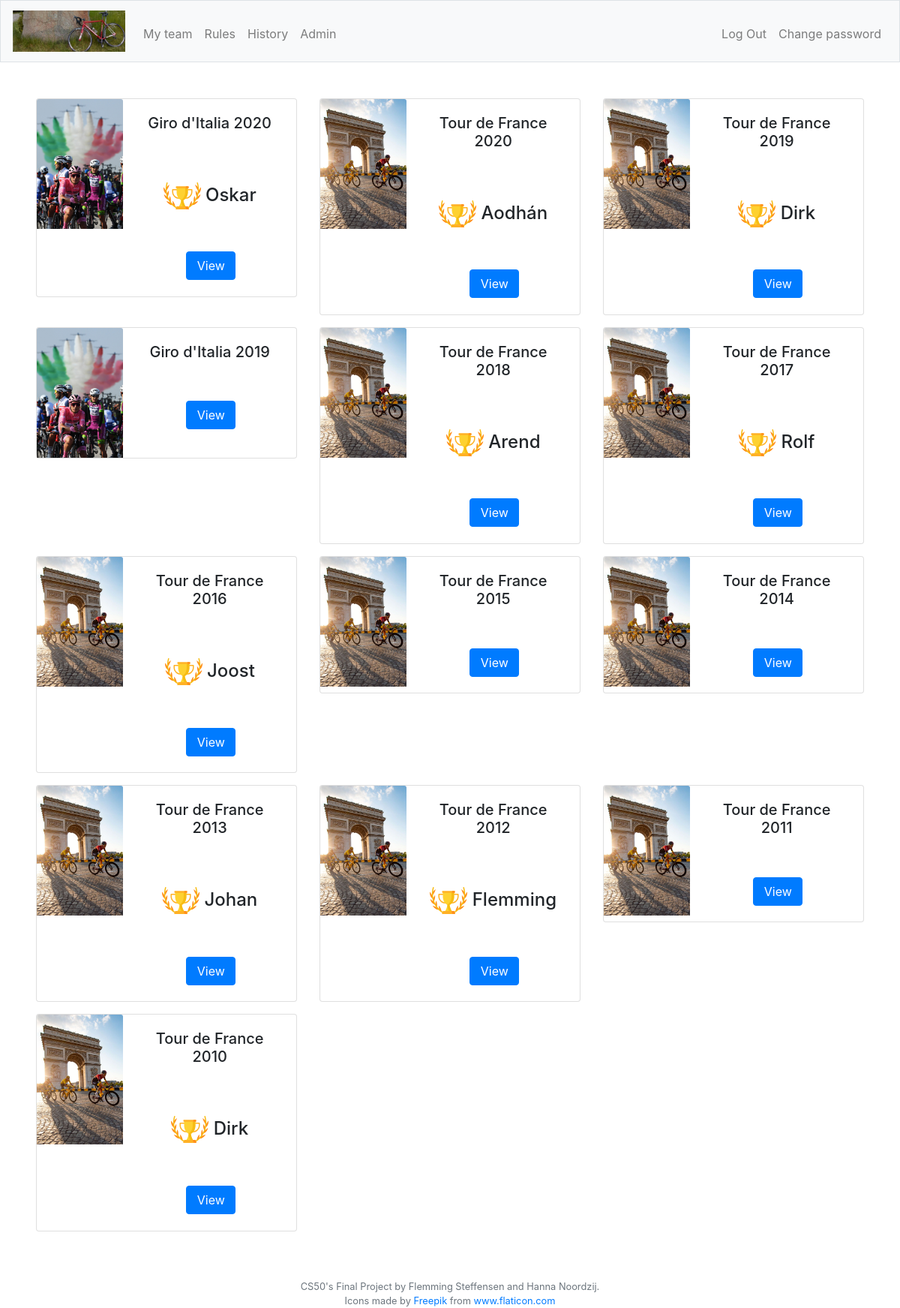
The app's page /history (signed in) with its own data.
### tables this page shows
CREATE TABLE "competitions" (
	"id"	INTEGER NOT NULL UNIQUE,
	"racetype_id"	INTEGER NOT NULL,
	"year"	TEXT NOT NULL,
	"startdate"	TEXT NOT NULL,
	"reg_active"	INTEGER NOT NULL,
	"reg_stop"	TEXT NOT NULL,
	"racedays"	INTEGER NOT NULL,
	"total_price"	INTEGER NOT NULL DEFAULT 0,
	"min_outsider"	INTEGER NOT NULL DEFAULT 0,
	PRIMARY KEY("id" AUTOINCREMENT),
	FOREIGN KEY("racetype_id") REFERENCES "racetypes"("id")
);

CREATE TABLE "medals" (
	"id"	INTEGER NOT NULL UNIQUE,
	"team_id"	INTEGER NOT NULL,
	"medal"	INTEGER NOT NULL,
	"comp_id"	INTEGER NOT NULL,
	PRIMARY KEY("id" AUTOINCREMENT),
	FOREIGN KEY("comp_id") REFERENCES "competitions"("id"),
	FOREIGN KEY("team_id") REFERENCES "team"("id")
);

CREATE TABLE "users" (
	"id"	INTEGER NOT NULL,
	"username"	TEXT NOT NULL,
	"hash"	TEXT NOT NULL,
	"role"	INTEGER NOT NULL DEFAULT 1,
	"approved"	INTEGER NOT NULL DEFAULT 0,
	PRIMARY KEY("id" AUTOINCREMENT)
);

### app.py (the view)
@app.route("/history")
@login_required
def history():
    role = getRole()
    comps = db.execute("SELECT id, racetype_id, year, startdate, reg_stop FROM competitions WHERE reg_active = 'off' ORDER BY startdate DESC")
    winners = db.execute("SELECT m.comp_id, u.username FROM medals m INNER JOIN team t ON m.team_id = t.id INNER JOIN users u ON t.user_id = u.id WHERE m.medal=1")
    print(winners)
    return render_template("history.html", role=role, comps=comps, winners=winners)

### app.py (called while the page is built)
@app.after_request
def after_request(response):
    response.headers["Cache-Control"] = "no-cache, no-store, must-revalidate"
    response.headers["Expires"] = 0
    response.headers["Pragma"] = "no-cache"
    return response

### helpers.py (called while the page is built)
def login_required(f):
    @wraps(f)
    def decorated_function(*args, **kwargs):
        if session.get("user_id") is None:
            return redirect("/login")
        return f(*args, **kwargs)
    return decorated_function

def getRole():
    role = db.execute("SELECT role FROM users WHERE id = :userid", userid=session["user_id"])
    role2 = role[0]["role"]
    return role2

### templates/history.html (shortened to what this page needs)
{% extends "layout.html" %}
{% block adminNav %}
    {% if role == 2 %}
        <li class="nav-item"><a class="nav-link" href="/admin">Admin</a></li>
    {% endif %}
{% endblock %}
{% block main %}
    {% if comps %}
        <div class="row">
            {% for comp in comps %}
                <div class="col-sm-4">
                    <div class="card mb-3 w-100 mx-auto">
                        <div class="row no-gutters">
                            <div class="col-md-4">
                                {% if comp.racetype_id == 1 %}
                                    <img src="static\tour2.jpg" class="card-img-top" alt="Tour de France, https://www.vg.no/sport/sykkel/i/AdW5Rn/derfor-dropper-nordmennene-tour-de-france">
                                {% elif comp.racetype_id == 2 %}
                                    <img src="static\giro2.jpg" class="card-img-top" alt="Giro di Italia, https://www.bora.com/ru/ru/sports-nutrition/story/giro-ditalia-2021/">
                                {% elif comp.racetype_id == 3 %}
                                    <img src="static\vuelta.jpg" class="card-img-top" alt="Vuelta Espana, Picture from Alex Azabache fra Pexels">
                                {% endif %}
                            </div>
                            <div class="col-md-8">
                                <div class="card-body">
                                    {% if comp.racetype_id == 1 %}
                                        <h5 class="card-title">Tour de France {{comp.year}}</h5>
                                    {% elif comp.racetype_id == 2 %}
                                        <h5 class="card-title">Giro d'Italia {{comp.year}}</h5>
                                    {% elif comp.racetype_id == 3 %}
                                        <h5 class="card-title">Vuelta a España {{comp.year}}</h5>
                                    {% endif %}
                                    {% for winner in winners %}
                                        {% if winner.comp_id == comp.id %}
                                            <div>
                                            <br>
                                            <br>
                                                <h4>
                                                <img src="static/award.svg" alt="Winner!" width="50" height="50" style="vertical-align:middle">
                                                {{ winner.username }}</h4>
                                            </div>
                                        {% endif %}
                                    {% endfor %}
                                    <br>
                                    <div class="btn-group-vertical">
                                        <a href="{{ url_for('archive', activecomp=comp.id) }}" class="btn btn-primary" style="margin: 0.1em;">View</a>
                                    </div>
                                </div>
                            </div>
                        </div>
                    </div>
                </div>
            {% endfor %}
        </div>
    {% endif %}
{% endblock %}

### static/styles.css (style rules this page uses)
main img { max-width: 100%; }

### records on screen
competitions: year "2020"
medals: username "Oskar"
competitions: year "2020"
medals: username "Aodhán"
competitions: year "2019"
medals: username "Dirk"
competitions: year "2019"
competitions: year "2018"
medals: username "Arend"
competitions: year "2017"
medals: username "Rolf"
competitions: year "2016"
medals: username "Joost"
competitions: year "2015"
competitions: year "2014"
competitions: year "2013"
medals: username "Johan"
competitions: year "2012"
medals: username "Flemming"
competitions: year "2011"
competitions: year "2010"
medals: username "Dirk"
